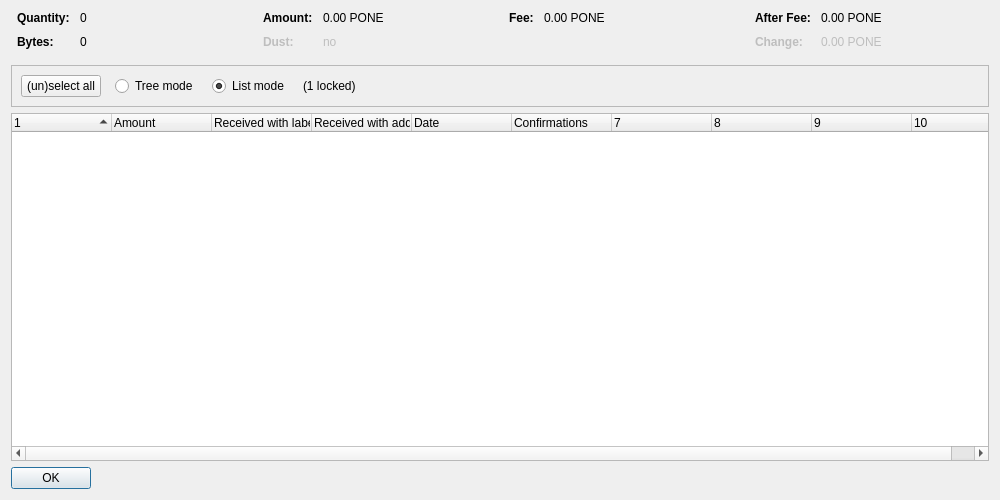
<?xml version="1.0" encoding="UTF-8"?>
<ui version="4.0">
 <class>CoinControlDialog</class>
 <widget class="QDialog" name="CoinControlDialog">
  <property name="geometry">
   <rect>
    <x>0</x>
    <y>0</y>
    <width>1000</width>
    <height>500</height>
   </rect>
  </property>
  <property name="windowTitle">
   <string>Coin Selection</string>
  </property>
  <layout class="QVBoxLayout" name="verticalLayout">
   <item>
    <layout class="QHBoxLayout" name="horizontalLayoutTop" stretch="0,0,0,0">
     <property name="topMargin">
      <number>0</number>
     </property>
     <property name="bottomMargin">
      <number>10</number>
     </property>
     <item>
      <layout class="QFormLayout" name="formLayoutCoinControl1">
       <property name="horizontalSpacing">
        <number>10</number>
       </property>
       <property name="verticalSpacing">
        <number>10</number>
       </property>
       <property name="leftMargin">
        <number>6</number>
       </property>
       <property name="rightMargin">
        <number>6</number>
       </property>
       <item row="0" column="0">
        <widget class="QLabel" name="labelCoinControlQuantityText">
         <property name="font">
          <font>
           <weight>75</weight>
           <bold>true</bold>
          </font>
         </property>
         <property name="text">
          <string>Quantity:</string>
         </property>
        </widget>
       </item>
       <item row="0" column="1">
        <widget class="QLabel" name="labelCoinControlQuantity">
         <property name="cursor">
          <cursorShape>IBeamCursor</cursorShape>
         </property>
         <property name="contextMenuPolicy">
          <enum>Qt::ActionsContextMenu</enum>
         </property>
         <property name="text">
          <string notr="true">0</string>
         </property>
         <property name="textInteractionFlags">
          <set>Qt::LinksAccessibleByMouse|Qt::TextSelectableByKeyboard|Qt::TextSelectableByMouse</set>
         </property>
        </widget>
       </item>
       <item row="1" column="0">
        <widget class="QLabel" name="labelCoinControlBytesText">
         <property name="font">
          <font>
           <weight>75</weight>
           <bold>true</bold>
          </font>
         </property>
         <property name="text">
          <string>Bytes:</string>
         </property>
        </widget>
       </item>
       <item row="1" column="1">
        <widget class="QLabel" name="labelCoinControlBytes">
         <property name="cursor">
          <cursorShape>IBeamCursor</cursorShape>
         </property>
         <property name="contextMenuPolicy">
          <enum>Qt::ActionsContextMenu</enum>
         </property>
         <property name="text">
          <string notr="true">0</string>
         </property>
         <property name="textInteractionFlags">
          <set>Qt::LinksAccessibleByMouse|Qt::TextSelectableByKeyboard|Qt::TextSelectableByMouse</set>
         </property>
        </widget>
       </item>
      </layout>
     </item>
     <item>
      <layout class="QFormLayout" name="formLayoutCoinControl2">
       <property name="horizontalSpacing">
        <number>10</number>
       </property>
       <property name="verticalSpacing">
        <number>10</number>
       </property>
       <property name="leftMargin">
        <number>6</number>
       </property>
       <property name="rightMargin">
        <number>6</number>
       </property>
       <item row="0" column="0">
        <widget class="QLabel" name="labelCoinControlAmountText">
         <property name="font">
          <font>
           <weight>75</weight>
           <bold>true</bold>
          </font>
         </property>
         <property name="text">
          <string>Amount:</string>
         </property>
        </widget>
       </item>
       <item row="0" column="1">
        <widget class="QLabel" name="labelCoinControlAmount">
         <property name="cursor">
          <cursorShape>IBeamCursor</cursorShape>
         </property>
         <property name="contextMenuPolicy">
          <enum>Qt::ActionsContextMenu</enum>
         </property>
         <property name="text">
          <string notr="true">0.00 PONE</string>
         </property>
         <property name="textInteractionFlags">
          <set>Qt::LinksAccessibleByMouse|Qt::TextSelectableByKeyboard|Qt::TextSelectableByMouse</set>
         </property>
        </widget>
       </item>
       <item row="1" column="0">
        <widget class="QLabel" name="labelCoinControlLowOutputText">
         <property name="enabled">
          <bool>false</bool>
         </property>
         <property name="font">
          <font>
           <weight>75</weight>
           <bold>true</bold>
          </font>
         </property>
         <property name="text">
          <string>Dust:</string>
         </property>
        </widget>
       </item>
       <item row="1" column="1">
        <widget class="QLabel" name="labelCoinControlLowOutput">
         <property name="enabled">
          <bool>false</bool>
         </property>
         <property name="cursor">
          <cursorShape>IBeamCursor</cursorShape>
         </property>
         <property name="contextMenuPolicy">
          <enum>Qt::ActionsContextMenu</enum>
         </property>
         <property name="text">
          <string notr="true">no</string>
         </property>
         <property name="textInteractionFlags">
          <set>Qt::LinksAccessibleByMouse|Qt::TextSelectableByKeyboard|Qt::TextSelectableByMouse</set>
         </property>
        </widget>
       </item>
      </layout>
     </item>
     <item>
      <layout class="QFormLayout" name="formLayoutCoinControl3">
       <property name="horizontalSpacing">
        <number>10</number>
       </property>
       <property name="verticalSpacing">
        <number>10</number>
       </property>
       <property name="leftMargin">
        <number>6</number>
       </property>
       <property name="rightMargin">
        <number>6</number>
       </property>
       <item row="0" column="0">
        <widget class="QLabel" name="labelCoinControlFeeText">
         <property name="font">
          <font>
           <weight>75</weight>
           <bold>true</bold>
          </font>
         </property>
         <property name="text">
          <string>Fee:</string>
         </property>
        </widget>
       </item>
       <item row="0" column="1">
        <widget class="QLabel" name="labelCoinControlFee">
         <property name="cursor">
          <cursorShape>IBeamCursor</cursorShape>
         </property>
         <property name="contextMenuPolicy">
          <enum>Qt::ActionsContextMenu</enum>
         </property>
         <property name="text">
          <string notr="true">0.00 PONE</string>
         </property>
         <property name="textInteractionFlags">
          <set>Qt::LinksAccessibleByMouse|Qt::TextSelectableByKeyboard|Qt::TextSelectableByMouse</set>
         </property>
        </widget>
       </item>
      </layout>
     </item>
     <item>
      <layout class="QFormLayout" name="formLayoutCoinControl4">
       <property name="horizontalSpacing">
        <number>10</number>
       </property>
       <property name="verticalSpacing">
        <number>10</number>
       </property>
       <property name="leftMargin">
        <number>6</number>
       </property>
       <property name="rightMargin">
        <number>6</number>
       </property>
       <item row="0" column="0">
        <widget class="QLabel" name="labelCoinControlAfterFeeText">
         <property name="font">
          <font>
           <weight>75</weight>
           <bold>true</bold>
          </font>
         </property>
         <property name="text">
          <string>After Fee:</string>
         </property>
        </widget>
       </item>
       <item row="0" column="1">
        <widget class="QLabel" name="labelCoinControlAfterFee">
         <property name="cursor">
          <cursorShape>IBeamCursor</cursorShape>
         </property>
         <property name="contextMenuPolicy">
          <enum>Qt::ActionsContextMenu</enum>
         </property>
         <property name="text">
          <string notr="true">0.00 PONE</string>
         </property>
         <property name="textInteractionFlags">
          <set>Qt::LinksAccessibleByMouse|Qt::TextSelectableByKeyboard|Qt::TextSelectableByMouse</set>
         </property>
        </widget>
       </item>
       <item row="1" column="0">
        <widget class="QLabel" name="labelCoinControlChangeText">
         <property name="enabled">
          <bool>false</bool>
         </property>
         <property name="font">
          <font>
           <weight>75</weight>
           <bold>true</bold>
          </font>
         </property>
         <property name="text">
          <string>Change:</string>
         </property>
        </widget>
       </item>
       <item row="1" column="1">
        <widget class="QLabel" name="labelCoinControlChange">
         <property name="enabled">
          <bool>false</bool>
         </property>
         <property name="cursor">
          <cursorShape>IBeamCursor</cursorShape>
         </property>
         <property name="contextMenuPolicy">
          <enum>Qt::ActionsContextMenu</enum>
         </property>
         <property name="text">
          <string notr="true">0.00 PONE</string>
         </property>
         <property name="textInteractionFlags">
          <set>Qt::LinksAccessibleByMouse|Qt::TextSelectableByKeyboard|Qt::TextSelectableByMouse</set>
         </property>
        </widget>
       </item>
      </layout>
     </item>
    </layout>
   </item>
   <item>
    <widget class="QFrame" name="frame">
     <property name="minimumSize">
      <size>
       <width>0</width>
       <height>40</height>
      </size>
     </property>
     <property name="frameShape">
      <enum>QFrame::StyledPanel</enum>
     </property>
     <property name="frameShadow">
      <enum>QFrame::Sunken</enum>
     </property>
     <layout class="QHBoxLayout" name="horizontalLayout">
      <item>
       <layout class="QHBoxLayout" name="horizontalLayoutPanel" stretch="0,0,0,0,0">
        <property name="spacing">
         <number>14</number>
        </property>
        <item>
         <widget class="QPushButton" name="pushButtonSelectAll">
          <property name="sizePolicy">
           <sizepolicy hsizetype="Maximum" vsizetype="Fixed">
            <horstretch>0</horstretch>
            <verstretch>0</verstretch>
           </sizepolicy>
          </property>
          <property name="text">
           <string>(un)select all</string>
          </property>
          <property name="autoDefault">
           <bool>false</bool>
          </property>
         </widget>
        </item>
        <item>
         <widget class="QRadioButton" name="radioTreeMode">
          <property name="sizePolicy">
           <sizepolicy hsizetype="Maximum" vsizetype="Fixed">
            <horstretch>0</horstretch>
            <verstretch>0</verstretch>
           </sizepolicy>
          </property>
          <property name="text">
           <string>Tree mode</string>
          </property>
         </widget>
        </item>
        <item>
         <widget class="QRadioButton" name="radioListMode">
          <property name="sizePolicy">
           <sizepolicy hsizetype="Maximum" vsizetype="Fixed">
            <horstretch>0</horstretch>
            <verstretch>0</verstretch>
           </sizepolicy>
          </property>
          <property name="text">
           <string>List mode</string>
          </property>
          <property name="checked">
           <bool>true</bool>
          </property>
         </widget>
        </item>
        <item>
         <widget class="QLabel" name="labelLocked">
          <property name="text">
           <string notr="true">(1 locked)</string>
          </property>
         </widget>
        </item>
        <item>
         <spacer name="horizontalSpacer">
          <property name="orientation">
           <enum>Qt::Horizontal</enum>
          </property>
          <property name="sizeHint" stdset="0">
           <size>
            <width>40</width>
            <height>20</height>
           </size>
          </property>
         </spacer>
        </item>
       </layout>
      </item>
     </layout>
    </widget>
   </item>
   <item>
    <widget class="CoinControlTreeWidget" name="treeWidget">
     <property name="contextMenuPolicy">
      <enum>Qt::CustomContextMenu</enum>
     </property>
     <property name="sortingEnabled">
      <bool>false</bool>
     </property>
     <property name="columnCount">
      <number>10</number>
     </property>
     <attribute name="headerShowSortIndicator" stdset="0">
      <bool>true</bool>
     </attribute>
     <attribute name="headerStretchLastSection">
      <bool>false</bool>
     </attribute>
     <column>
      <property name="text">
       <string/>
      </property>
     </column>
     <column>
      <property name="text">
       <string>Amount</string>
      </property>
     </column>
     <column>
      <property name="text">
       <string>Received with label</string>
      </property>
     </column>
     <column>
      <property name="text">
       <string>Received with address</string>
      </property>
     </column>
     <column>
      <property name="text">
       <string>Date</string>
      </property>
     </column>
     <column>
      <property name="text">
       <string>Confirmations</string>
      </property>
      <property name="toolTip">
       <string>Confirmed</string>
      </property>
     </column>
     <column>
      <property name="text">
       <string/>
      </property>
     </column>
     <column>
      <property name="text">
       <string/>
      </property>
     </column>
     <column>
      <property name="text">
       <string/>
      </property>
     </column>
     <column>
      <property name="text">
       <string/>
      </property>
     </column>
    </widget>
   </item>
   <item>
    <widget class="QDialogButtonBox" name="buttonBox">
     <property name="sizePolicy">
      <sizepolicy hsizetype="Maximum" vsizetype="Fixed">
       <horstretch>0</horstretch>
       <verstretch>0</verstretch>
      </sizepolicy>
     </property>
     <property name="orientation">
      <enum>Qt::Horizontal</enum>
     </property>
     <property name="standardButtons">
      <set>QDialogButtonBox::Ok</set>
     </property>
    </widget>
   </item>
  </layout>
 </widget>
 <customwidgets>
  <customwidget>
   <class>CoinControlTreeWidget</class>
   <extends>QTreeWidget</extends>
   <header>coincontroltreewidget.h</header>
  </customwidget>
 </customwidgets>
 <resources/>
 <connections/>
</ui>
